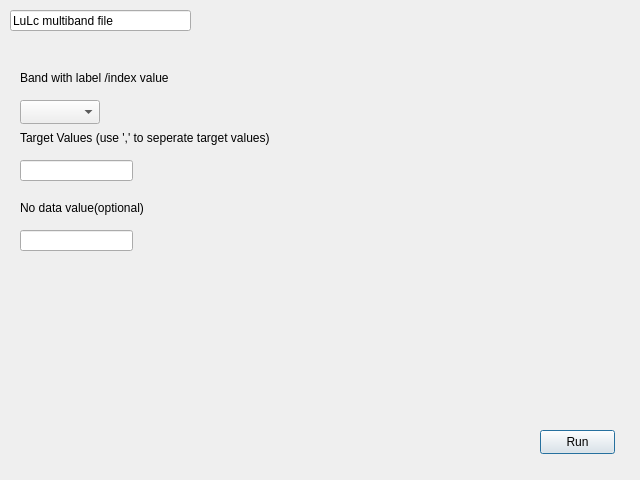
<?xml version="1.0" encoding="UTF-8"?>
<ui version="4.0">
 <class>Dialog</class>
 <widget class="QDialog" name="Dialog">
  <property name="geometry">
   <rect>
    <x>0</x>
    <y>0</y>
    <width>640</width>
    <height>480</height>
   </rect>
  </property>
  <property name="windowTitle">
   <string>Dialog</string>
  </property>
  <widget class="QLineEdit" name="lineEdit">
   <property name="geometry">
    <rect>
     <x>10</x>
     <y>10</y>
     <width>181</width>
     <height>21</height>
    </rect>
   </property>
   <property name="text">
    <string>LuLc multiband file </string>
   </property>
  </widget>
  <widget class="QLabel" name="label">
   <property name="geometry">
    <rect>
     <x>20</x>
     <y>70</y>
     <width>181</width>
     <height>16</height>
    </rect>
   </property>
   <property name="text">
    <string>Band with label /index value</string>
   </property>
  </widget>
  <widget class="QComboBox" name="comboBox">
   <property name="geometry">
    <rect>
     <x>20</x>
     <y>100</y>
     <width>80</width>
     <height>24</height>
    </rect>
   </property>
  </widget>
  <widget class="QLineEdit" name="lineEdit_2">
   <property name="geometry">
    <rect>
     <x>20</x>
     <y>160</y>
     <width>113</width>
     <height>21</height>
    </rect>
   </property>
  </widget>
  <widget class="QLabel" name="label_2">
   <property name="geometry">
    <rect>
     <x>20</x>
     <y>130</y>
     <width>261</width>
     <height>16</height>
    </rect>
   </property>
   <property name="text">
    <string>Target Values (use ',' to seperate target values)</string>
   </property>
  </widget>
  <widget class="QLabel" name="label_3">
   <property name="geometry">
    <rect>
     <x>20</x>
     <y>200</y>
     <width>181</width>
     <height>16</height>
    </rect>
   </property>
   <property name="text">
    <string>No data value(optional)</string>
   </property>
  </widget>
  <widget class="QLineEdit" name="lineEdit_3">
   <property name="geometry">
    <rect>
     <x>20</x>
     <y>230</y>
     <width>113</width>
     <height>21</height>
    </rect>
   </property>
  </widget>
  <widget class="QPushButton" name="pushButton">
   <property name="geometry">
    <rect>
     <x>540</x>
     <y>430</y>
     <width>75</width>
     <height>24</height>
    </rect>
   </property>
   <property name="text">
    <string>Run</string>
   </property>
  </widget>
 </widget>
 <resources/>
 <connections/>
</ui>
